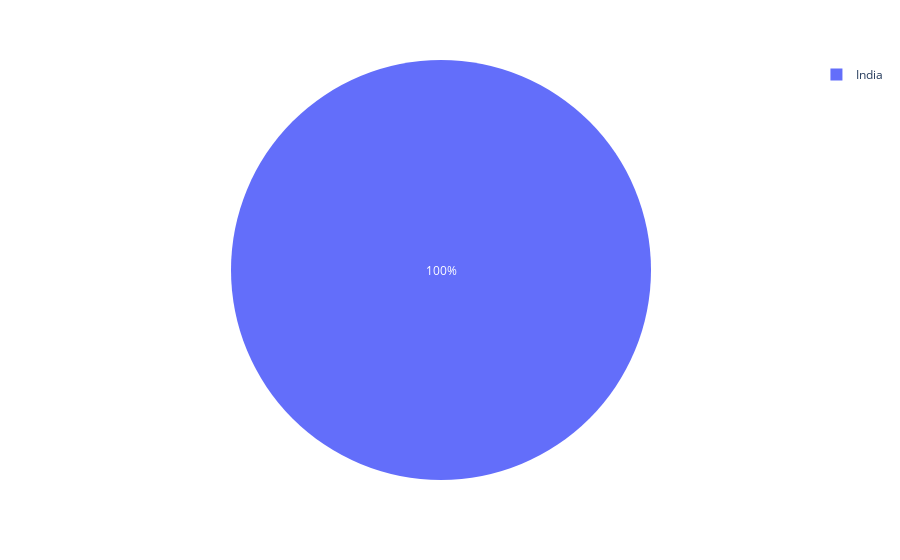

Here is the notebook cell this chart was saved with:
### Code cell
import plotly.express as px
px.pie(data_frame=outlier_free_data, names='Country', values='Country Code')

### Figure 1 — Plotly figure (JSON) as saved in the notebook; plotly's stock layout.template omitted (floating-point values rounded to 4 significant figures; data arrays with more than 128 entries replaced by an {"elided": "..."} marker saying what was removed)
{"data": [{"domain": {"x": [0, 1], "y": [0, 1]}, "hovertemplate": "Country=%{label}<br>Country Code=%{value}<extra></extra>", "labels": {"elided": "4704 str values"}, "legendgroup": "", "name": "", "showlegend": true, "type": "pie", "values": {"elided": "4704 int values"}}], "layout": {"legend": {"tracegroupgap": 0}, "margin": {"t": 60}}}
